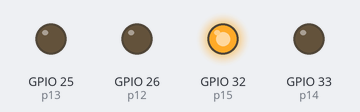
Recording of a program running on a simulated ESP32 board running MicroPython. Parts: output pins drawn as LEDs (lit = HIGH).

Above: at 0.5 s.
At 2.5 s:
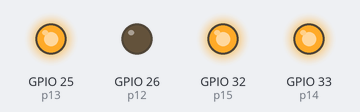
At 3.5 s:
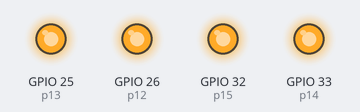
At 4.5 s:
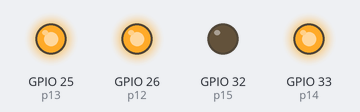
At 6.5 s:
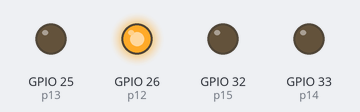
At 9.5 s:
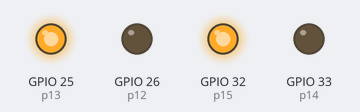
Timing chart, 0 to 10.4 s (numbered marks = the images above):
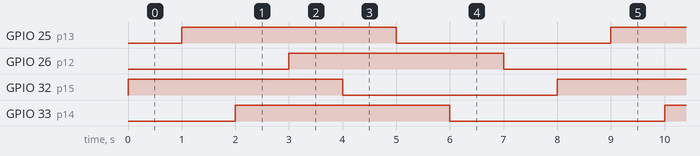

The program:

blink4l_32.py
```python
from machine import Pin
import time

p15 = Pin(32, Pin.OUT)
p14 = Pin(33, Pin.OUT)
p13 = Pin(25, Pin.OUT)
p12 = Pin(26, Pin.OUT)

while True:
    p15.on()
    time.sleep(1)
    p13.on()
    time.sleep(1)
    p14.on()
    time.sleep(1)
    p12.on()
    time.sleep(1)
    p15.off()
    time.sleep(1)
    p13.off()
    time.sleep(1)
    p14.off()
    time.sleep(1)
    p12.off()
    time.sleep(1)
```

Measured:
- by itself, GPIO 25 (p13), GPIO 26 (p12), GPIO 32 (p15), GPIO 33 (p14): alternates HIGH for 4.0 s and LOW for 4.0 s
- by itself, everything shown: repeats every 8.0 s, in 8 steps
